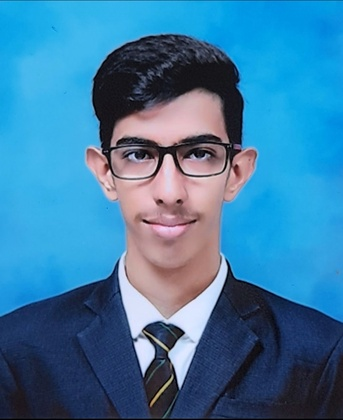
%> input picture SEM-6/IMAGE PROCESSING AND COMPUTER VISION/Programs/yc.jpg, 343 x 420 px, shrunk from 822 x 1007 before the run
$ octave noise.m   (GNU Octave 9; MATLAB toolbox functions it lacks are replaced by stand-ins)
%> lines starting %> are read from the running program, lines starting %| are printed output that depends on the picture
clc;
clear all;
close all;
Img = imread('yc.jpg');
%> Img is the input picture: size 420x343x3 uint8; mean R, G, B 60.4, 121.9, 161.8
J = imnoise(Img, 'salt & pepper', 0.05);
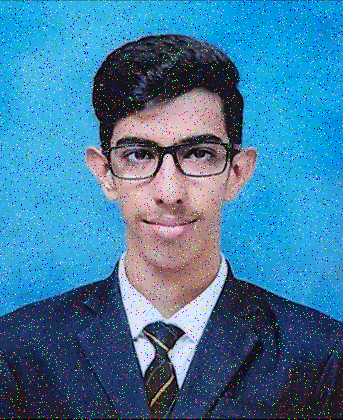
%> J: size 420x343x3 uint8; mean R, G, B 63.8, 122.2, 160
%imshow(J);

fs = 3;
P = padarray(J, [fs-1 fs-1]);
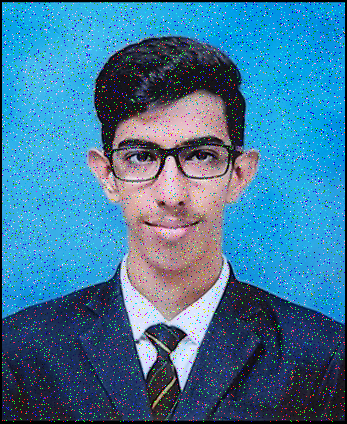
%> P: size 424x347x3 uint8; mean R, G, B 62.5, 119.7, 156.6

rmimg = zeros(size(J));

for i = 1:size(J,1)

    for j = 1:size(J,2)

        neighborhood = P(i:i+fs-1, j:j+fs-1);

        mv = median(neighborhood(:));

        rmimg(i,j) = mv;
    end
end
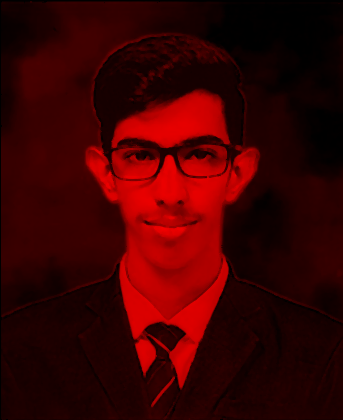
%> rmimg: size 420x343x3 double; mean R, G, B 60.3, 0, 0

imshow(rmimg);
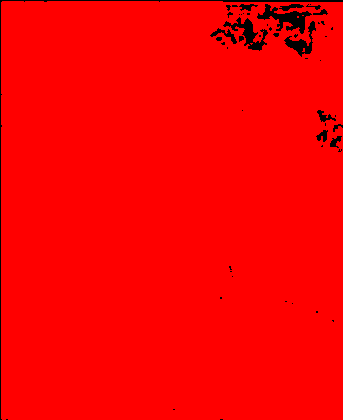
%> displayed picture: size 420x343x3, on the screen's scale of 0 to 255; mean R, G, B 249.3, 0, 0
